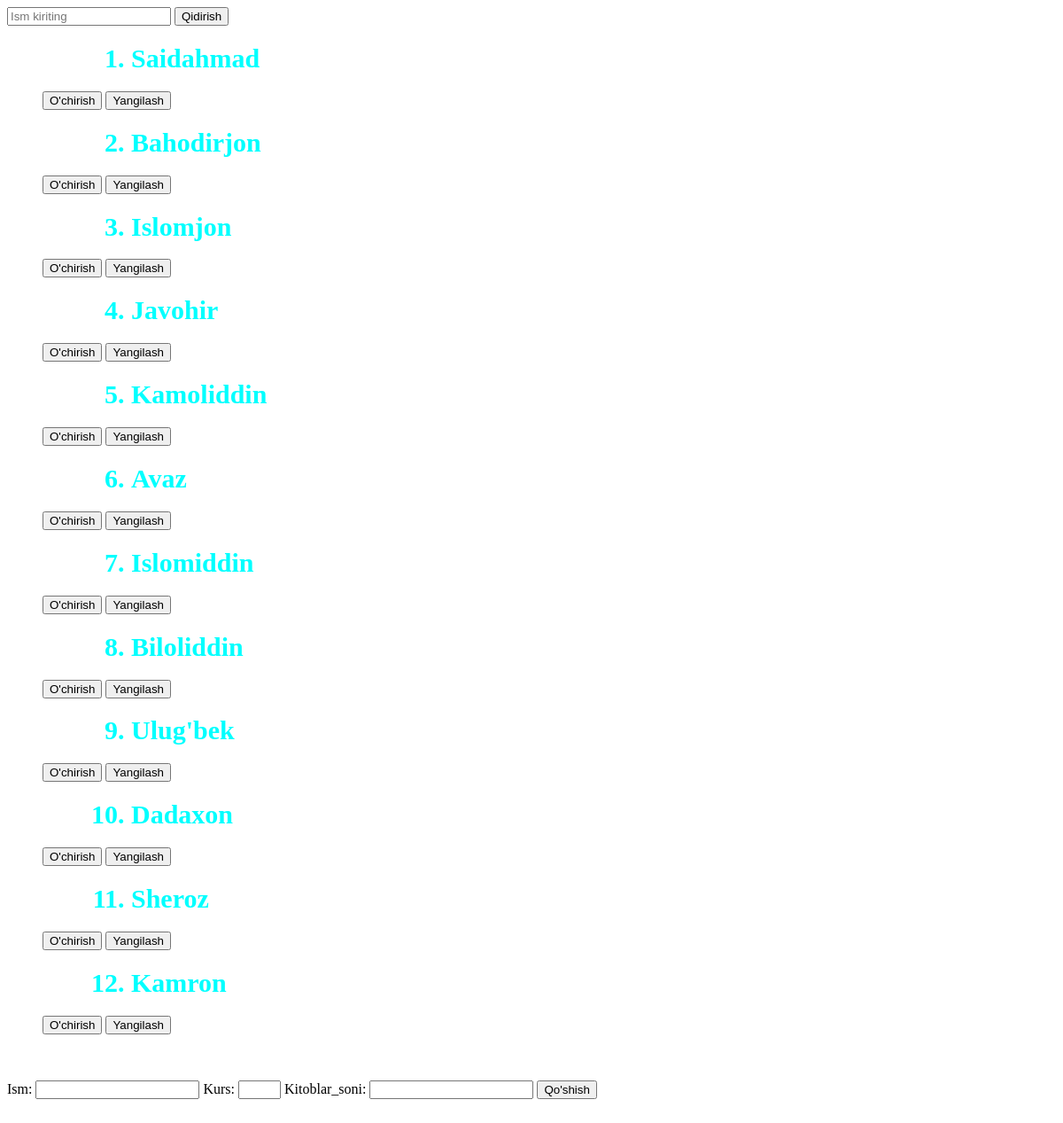
/student/, run on an earlier commit of the app's database.
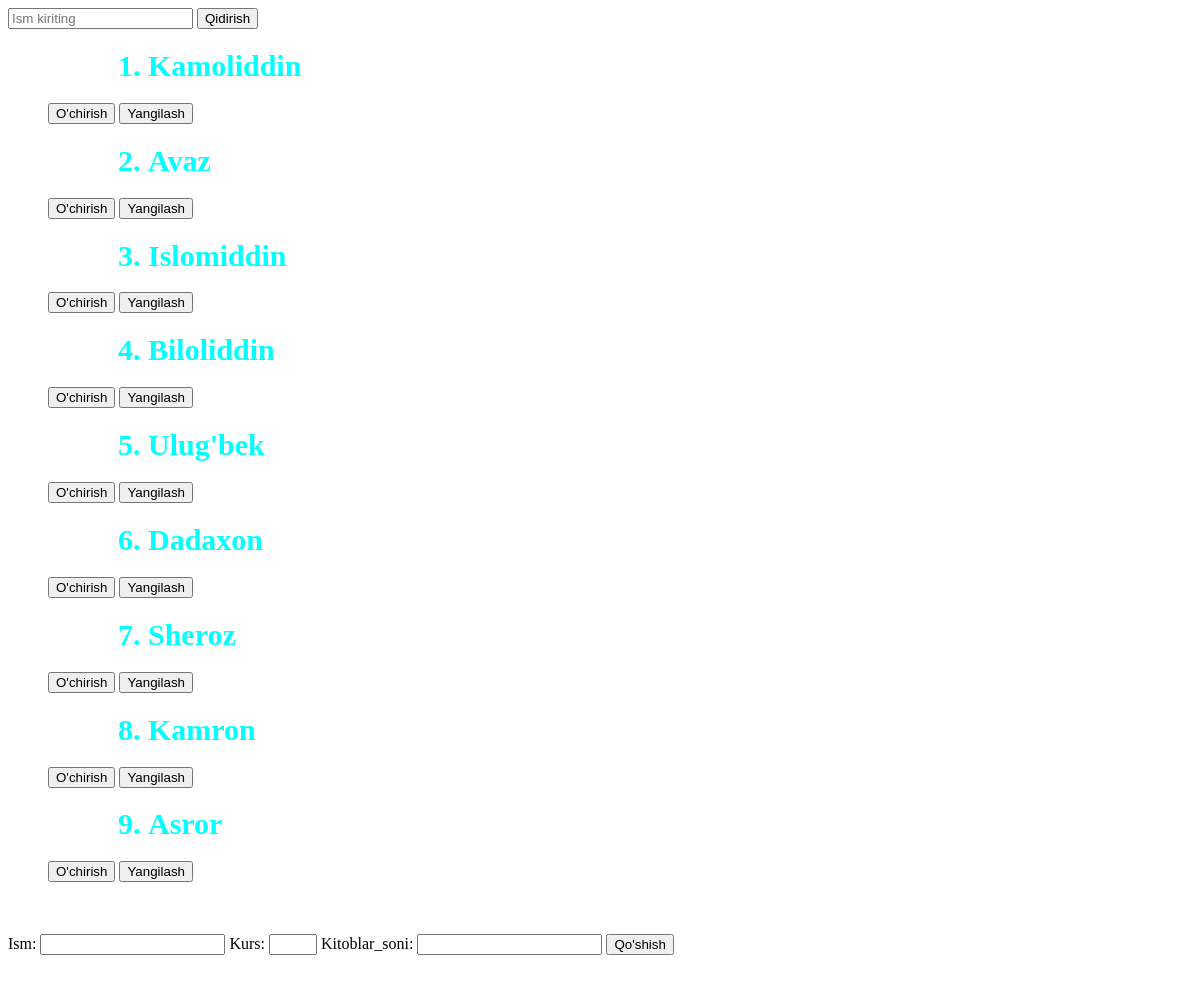
And on a later commit of the database.
### asosiy/models.py (models this page shows)
class Talaba(models.Model):
    ism = models.CharField(max_length=30)
    kurs = models.PositiveSmallIntegerField()
    kitoblar_soni = models.PositiveSmallIntegerField(default=0)
    def __str__(self):
        return self.ism

### asosiy/views.py (the view, shortened to what this page needs)
# urls.py: path('student/', student),
def student(request):
    s = Talaba.objects.all()
    soz = request.GET.get("qidiruv_sozi")
    if soz is not None:
        s = Talaba.objects.filter(ism__contains=soz)
    data = {
        "books": s,
        "forma": TalabaForm()
    }
    return render(request, 'studentlar.html', data)

### asosiy/forms.py
class TalabaForm(forms.Form):
    i = forms.CharField(label='Ism', max_length=30, min_length=3)
    k = forms.IntegerField(label="Kurs", max_value=7, min_value=1)
    k_s = forms.IntegerField(label="Kitoblar_soni")

### templates/studentlar.html (shortened to what this page needs)
<!DOCTYPE html>
<html lang="en">
<head>
</head>
<body>
<form method="get">
    <input type="text" placeholder="Ism kiriting" name="qidiruv_sozi">
    <button>Qidirish</button>
</form>
<ol>
    {% for i in books %}
    <h2><li style="color:aqua; font-size: 30px; width: 50pxl height: 50px; margin-left: 100px">{{ i }} </li></h2>
    <a href="/talaba_ochir/{{i.id}}"><button>O'chirish</button></a>
    <a href="/talaba_update/{{i.id}}"><button>Yangilash</button></a>
    {% endfor %}
</ol>
<br>
<br>
<form method="post">{% csrf_token %}
    {{ forma }}
    <button>Qo'shish</button>
</form>
<br>
<br>
</body>
</html>

What changed in the data, as far as the page shows it:
removed Talaba: ism "Saidahmad"
removed Talaba: ism "Bahodirjon"
removed Talaba: ism "Islomjon"
removed Talaba: ism "Javohir"
added Talaba: ism "Asror"
